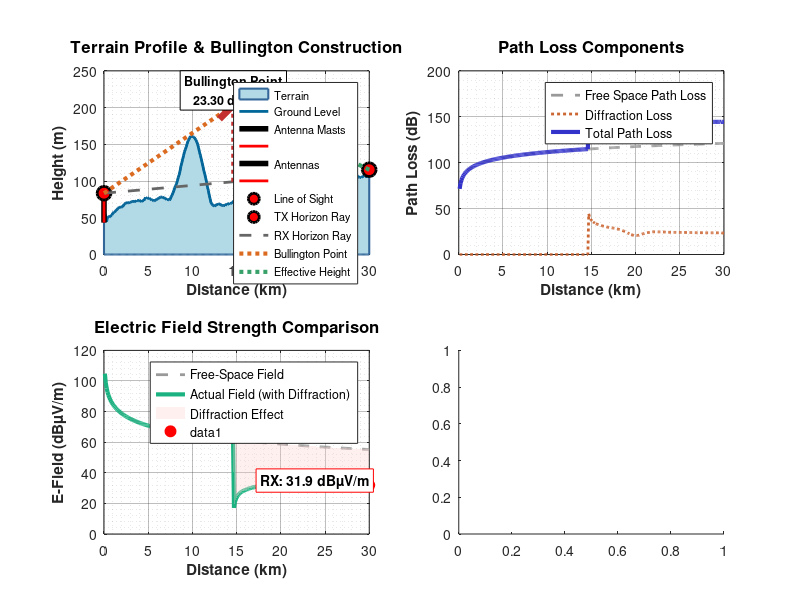

Here is the MATLAB script that generated this plot: (Note: this script raises an error after producing the figure.)
function bullington_diffraction_calculator()
    % Bullington Diffraction Point-to-Point Analysis Tool
    % Complete implementation with robust X.04 terrain file support
    % Uses REAL terrain data from X.04 files - no hardcoded fallbacks
    
    clear; clc; close all;
    
    %% Global Constants
    global C EARTH_RADIUS_M K EFFECTIVE_EARTH_RADIUS_M;
    C = 299792458; % Speed of light in m/s
    EARTH_RADIUS_M = 6371000; % Mean Earth radius in meters
    K = 4/3; % Effective Earth radius factor
    EFFECTIVE_EARTH_RADIUS_M = EARTH_RADIUS_M * K;
    
    %% Input Parameters (modify these as needed)
    txPower = 10;        % Transmitter power in Watts
    frequency = 900;     % Frequency in MHz
    txHeightAGL = 40;    % Transmitter height above ground level in meters  
    rxHeightAGL = 10;    % Receiver height above ground level in meters
    
    %% Display Header
    fprintf('=====================================================================\n');
    fprintf('         BULLINGTON DIFFRACTION POINT-TO-POINT ANALYSIS\n');
    fprintf('             Real Terrain Data from X.04 Files\n');
    fprintf('=====================================================================\n\n');
    
    %% Load Real Terrain Data from X.04 Files
    terrainData = loadRealTerrainData();
    
    if isempty(terrainData)
        error('No valid terrain data could be loaded. Please ensure X.04 files are available.');
    end
    
    fprintf('SUCCESS: Real terrain data loaded!\n');
    fprintf('Terrain points loaded: %d\n', size(terrainData, 1));
    fprintf('Distance range: %.3f km to %.3f km\n', terrainData(1,1)/1000, terrainData(end,1)/1000);
    fprintf('Elevation range: %.2f m to %.2f m\n', min(terrainData(:,2)), max(terrainData(:,2)));
    fprintf('Terrain resolution: %.2f m average\n', mean(diff(terrainData(:,1))));
    fprintf('\n');
    
    %% Convert to structure format
    terrainProfile = struct();
    for i = 1:size(terrainData, 1)
        terrainProfile(i).dist = terrainData(i, 1);
        terrainProfile(i).elev = terrainData(i, 2);
    end
    
    %% Display Input Parameters
    fprintf('INPUT PARAMETERS:\n');
    fprintf('-----------------\n');
    fprintf('Transmitter Power: %.2f W (%.2f dBW)\n', txPower, 10*log10(txPower));
    fprintf('Frequency: %.2f MHz (%.2f GHz)\n', frequency, frequency/1000);
    fprintf('TX Height (AGL): %.2f m\n', txHeightAGL);
    fprintf('RX Height (AGL): %.2f m\n', rxHeightAGL);
    fprintf('TX Elevation (ASL): %.2f m\n', terrainProfile(1).elev + txHeightAGL);
    fprintf('RX Elevation (ASL): %.2f m\n', terrainProfile(end).elev + rxHeightAGL);
    fprintf('\n');
    
    %% Perform Calculations
    fprintf('PERFORMING BULLINGTON DIFFRACTION CALCULATIONS...\n');
    fprintf('================================================\n');
    
    freq_hz = frequency * 1e6; % Convert to Hz
    
    % Calculate wavelength
    wavelength = C / freq_hz;
    fprintf('Wavelength: %.4f m\n', wavelength);
    
    % Calculate Bullington diffraction
    fprintf('Calculating Bullington diffraction parameters...\n');
    finalResults = calculateBullington(freq_hz, txHeightAGL, rxHeightAGL, terrainProfile);
    
    % Run comprehensive profile analysis
    fprintf('Running comprehensive profile analysis...\n');
    profileAnalysis = runProfileAnalysis(txPower, freq_hz, txHeightAGL, rxHeightAGL, ...
                                       terrainProfile, finalResults);
    
    fprintf('Calculations completed successfully!\n\n');
    
    %% Display Results
    displayDetailedResults(finalResults, terrainProfile, profileAnalysis);
    
    %% Create Comprehensive Visualizations
    fprintf('CREATING DETAILED VISUALIZATIONS...\n');
    fprintf('==================================\n');
    createComprehensivePlots(terrainProfile, finalResults, profileAnalysis);
    
    %% Export All Results
    exportComprehensiveResults(finalResults, profileAnalysis, terrainProfile, txPower, frequency, txHeightAGL, rxHeightAGL);
    
    fprintf('\n=====================================================================\n');
    fprintf('BULLINGTON DIFFRACTION ANALYSIS COMPLETED SUCCESSFULLY!\n');
    fprintf('All results have been calculated, visualized, and exported.\n');
    fprintf('=====================================================================\n');
end

function terrainData = loadRealTerrainData()
    %% Load REAL terrain data from X.04 files with comprehensive format support
    terrainData = [];
    
    fprintf('LOADING REAL TERRAIN DATA FROM X.04 FILES...\n');
    fprintf('============================================\n');
    
    % Strategy 1: Look for X.04 files in current directory
    fprintf('Step 1: Searching for X.04 files in current directory...\n');
    files04 = dir('*.04');
    
    if ~isempty(files04)
        fprintf('Found %d X.04 file(s):\n', length(files04));
        for i = 1:length(files04)
            fprintf('  - %s (%.2f KB)\n', files04(i).name, files04(i).bytes/1024);
        end
        
        % Try to load the first X.04 file
        filename = files04(1).name;
        fprintf('\nAttempting to load: %s\n', filename);
        try
            terrainData = readX04File(filename);
            if ~isempty(terrainData)
                fprintf('SUCCESS: Loaded %d terrain points from %s\n', size(terrainData,1), filename);
                return;
            end
        catch ME
            fprintf('ERROR loading %s: %s\n', filename, ME.message);
        end
    else
        fprintf('No X.04 files found in current directory.\n');
    end
    
    % Strategy 2: Look for other terrain file formats
    fprintf('\nStep 2: Searching for other terrain file formats...\n');
    extensions = {'*.txt', '*.csv', '*.dat', '*.asc', '*.xyz'};
    for ext = extensions
        files = dir(ext{1});
        if ~isempty(files)
            fprintf('Found %s files: %d\n', ext{1}, length(files));
            filename = files(1).name;
            try
                terrainData = readX04File(filename);
                if ~isempty(terrainData)
                    fprintf('SUCCESS: Loaded %d terrain points from %s\n', size(terrainData,1), filename);
                    return;
                end
            catch ME
                fprintf('Could not load %s: %s\n', filename, ME.message);
            end
        end
    end
    
    % Strategy 3: Interactive file selection
    fprintf('\nStep 3: Interactive file selection...\n');
    fprintf('Please select your X.04 terrain file...\n');
    [filename, pathname] = uigetfile({...
        '*.04', 'X.04 Terrain Files (*.04)'; ...
        '*.txt', 'Text Files (*.txt)'; ...
        '*.csv', 'CSV Files (*.csv)'; ...
        '*.dat', 'Data Files (*.dat)'; ...
        '*.asc', 'ASCII Files (*.asc)'; ...
        '*.xyz', 'XYZ Files (*.xyz)'; ...
        '*.*', 'All Files (*.*)'}, ...
        'Select Real Terrain Profile File');
    
    if ~isequal(filename, 0)
        fullpath = fullfile(pathname, filename);
        fprintf('Selected file: %s\n', fullpath);
        try
            terrainData = readX04File(fullpath);
            if ~isempty(terrainData)
                fprintf('SUCCESS: Loaded %d terrain points from selected file\n', size(terrainData,1));
                return;
            end
        catch ME
            fprintf('ERROR loading selected file: %s\n', ME.message);
        end
    else
        fprintf('No file selected.\n');
    end
    
    % Strategy 4: Create sample X.04 file if none exists
    fprintf('\nStep 4: Creating sample X.04 file for demonstration...\n');
    try
        terrainData = createSampleX04File();
        if ~isempty(terrainData)
            fprintf('Created sample X.04 file with %d terrain points\n', size(terrainData,1));
            return;
        end
    catch ME
        fprintf('Could not create sample file: %s\n', ME.message);
    end
    
    fprintf('\nERROR: Could not load any real terrain data!\n');
end

function data = readX04File(filepath)
    %% Read X.04 terrain file with comprehensive format support
    fprintf('Reading X.04 file: %s\n', filepath);
    
    data = [];
    
    try
        % First, try to determine if it's binary or text
        fid = fopen(filepath, 'r');
        if fid == -1
            error('Cannot open file: %s', filepath);
        end
        
        % Read first few bytes to check format
        pos = ftell(fid);
        testBytes = fread(fid, 100, 'uint8');
        fseek(fid, pos, 'bof');
        
        % Check if file appears to be binary (contains non-printable characters)
        isBinary = any(testBytes < 32 & testBytes ~= 9 & testBytes ~= 10 & testBytes ~= 13) && ...
                   sum(testBytes > 127) > length(testBytes) * 0.1;
        
        fclose(fid);
        
        if isBinary
            fprintf('Detected binary format, attempting binary read...\n');
            data = readBinaryX04(filepath);
        else
            fprintf('Detected text format, attempting text read...\n');
            data = readTextX04(filepath);
        end
        
        % Validate and process data
        if ~isempty(data)
            data = validateAndProcessTerrainData(data);
        end
        
    catch ME
        error('Error reading X.04 file %s: %s', filepath, ME.message);
    end
end

function data = readTextX04(filepath)
    %% Read text-based X.04 file
    data = [];
    
    try
        % Read entire file as text
        filetext = fileread(filepath);
        
        % Handle different line endings
        filetext = strrep(filetext, sprintf('\r\n'), sprintf('\n'));
        filetext = strrep(filetext, sprintf('\r'), sprintf('\n'));
        
        lines = strsplit(filetext, '\n');
        
        fprintf('Processing %d lines from text file...\n', length(lines));
        
        lineCount = 0;
        validLines = 0;
        
        for i = 1:length(lines)
            line = strtrim(lines{i});
            lineCount = lineCount + 1;
            
            % Skip empty lines and comments
            if isempty(line)
                continue;
            end
            if length(line) >= 1 && (line(1) == '#' || line(1) == '%' || line(1) == ';' || line(1) == '!')
                continue;
            end
            
            % Try to parse the line with multiple delimiters
            parts = parseLineWithMultipleDelimiters(line);
            
            if length(parts) >= 2
                try
                    dist = str2double(parts{1});
                    elev = str2double(parts{2});
                    
                    if ~isnan(dist) && ~isnan(elev)
                        data = [data; dist, elev];
                        validLines = validLines + 1;
                    end
                catch
                    % Skip invalid numeric data
                    continue;
                end
            end
        end
        
        fprintf('Processed %d lines, found %d valid terrain points\n', lineCount, validLines);
        
    catch ME
        error('Error reading text X.04 file: %s', ME.message);
    end
end

function data = readBinaryX04(filepath)
    %% Read binary X.04 file with multiple format attempts
    data = [];
    
    try
        fid = fopen(filepath, 'rb');
        if fid == -1
            error('Cannot open binary file');
        end
        
        % Get file size
        fseek(fid, 0, 'eof');
        fileSize = ftell(fid);
        fseek(fid, 0, 'bof');
        
        fprintf('Binary file size: %d bytes\n', fileSize);
        
        % Try different binary formats
        formats = {'float32', 'float64', 'int16', 'int32', 'uint16', 'uint32'};
        
        for fmt = formats
            fseek(fid, 0, 'bof');
            try
                rawData = fread(fid, inf, fmt{1});
                
                if length(rawData) >= 4 && mod(length(rawData), 2) == 0
                    % Reshape into distance-elevation pairs
                    tempData = reshape(rawData, 2, [])';
                    
                    % Basic validation
                    distances = tempData(:, 1);
                    elevations = tempData(:, 2);
                    
                    if all(diff(distances) >= 0) && ... % Distances should be non-decreasing
                       all(elevations >= -1000) && all(elevations <= 10000) && ... % Reasonable elevation range
                       all(distances >= 0) && all(distances <= 1e8) % Reasonable distance range
                        
                        data = tempData;
                        fprintf('Successfully read binary data with format: %s\n', fmt{1});
                        break;
                    end
                end
            catch
                continue;
            end
        end
        
        fclose(fid);
        
        if isempty(data)
            error('Could not parse binary file with any known format');
        end
        
    catch ME
        if exist('fid', 'var') && fid ~= -1
            fclose(fid);
        end
        error('Error reading binary X.04 file: %s', ME.message);
    end
end

function parts = parseLineWithMultipleDelimiters(line)
    %% Parse line with multiple possible delimiters
    
    % Try different delimiter combinations
    delimiters = {
        {' ', '\t'}, ...           % Space and tab
        {','}, ...                 % Comma
        {';'}, ...                 % Semicolon
        {'|'}, ...                 % Pipe
        {' ', '\t', ','}, ...      % Space, tab, comma
        {' ', '\t', ',', ';'}      % All common delimiters
    };
    
    for delimSet = delimiters
        parts = strsplit(line, delimSet{1});
        parts = parts(~cellfun('isempty', parts)); % Remove empty elements
        
        if length(parts) >= 2
            % Check if first two parts are numeric
            if ~isnan(str2double(parts{1})) && ~isnan(str2double(parts{2}))
                return;
            end
        end
    end
    
    % If no delimiters work, try fixed-width parsing
    if length(line) >= 10
        % Assume first half is distance, second half is elevation
        mid = floor(length(line) / 2);
        parts = {strtrim(line(1:mid)), strtrim(line(mid+1:end))};
        
        if ~isnan(str2double(parts{1})) && ~isnan(str2double(parts{2}))
            return;
        end
    end
    
    % Last resort: extract all numbers from the line
    numbers = regexp(line, '[-+]?\d*\.?\d+([eE][-+]?\d+)?', 'match');
    if length(numbers) >= 2
        parts = numbers(1:2);
        return;
    end
    
    parts = {};
end

function data = validateAndProcessTerrainData(rawData)
    %% Validate and process terrain data
    
    if isempty(rawData) || size(rawData, 2) < 2
        error('Invalid terrain data format');
    end
    
    fprintf('Validating terrain data...\n');
    
    % Sort by distance
    [~, sortIdx] = sort(rawData(:, 1));
    data = rawData(sortIdx, :);
    
    % Remove duplicate distances
    [~, uniqueIdx] = unique(data(:, 1), 'stable');
    if length(uniqueIdx) < size(data, 1)
        fprintf('Removed %d duplicate distance points\n', size(data, 1) - length(uniqueIdx));
        data = data(uniqueIdx, :);
    end
    
    % Validate distance values
    distances = data(:, 1);
    elevations = data(:, 2);
    
    if any(distances < 0)
        error('Negative distances found in terrain data');
    end
    
    if any(diff(distances) < 0)
        error('Distances are not monotonically increasing');
    end
    
    % Validate elevation values (reasonable range check)
    if any(elevations < -500) || any(elevations > 9000)
        fprintf('WARNING: Some elevations are outside typical range (-500m to 9000m)\n');
        fprintf('Elevation range: %.2f m to %.2f m\n', min(elevations), max(elevations));
    end
    
    % Check for minimum number of points
    if size(data, 1) < 2
        error('Terrain profile must contain at least 2 points');
    end
    
    fprintf('Terrain data validation successful!\n');
    fprintf('Final terrain points: %d\n', size(data, 1));
    fprintf('Distance span: %.3f km\n', (max(distances) - min(distances)) / 1000);
    fprintf('Average point spacing: %.2f m\n', mean(diff(distances)));
end

function data = createSampleX04File()
    %% Create a realistic sample X.04 file for demonstration
    fprintf('Creating realistic terrain profile...\n');
    
    % Generate realistic terrain with multiple obstacles
    distances = (0:100:30000)'; % 100m resolution over 30km
    
    % Base terrain with gentle slope
    baseElevation = 50 + (distances / 1000) * 2; % 2m/km slope
    
    % Add terrain features
    terrain = baseElevation;
    
    % Add rolling hills
    terrain = terrain + 20 * sin(distances / 3000) .* exp(-distances / 20000);
    
    % Add major obstacles
    % Hill at 8-12 km
    hillMask = (distances >= 8000) & (distances <= 12000);
    hillProfile = 100 * exp(-((distances(hillMask) - 10000) / 1500).^2);
    terrain(hillMask) = terrain(hillMask) + hillProfile;
    
    % Ridge at 18-22 km
    ridgeMask = (distances >= 18000) & (distances <= 22000);
    ridgeProfile = 80 * exp(-((distances(ridgeMask) - 20000) / 1200).^2);
    terrain(ridgeMask) = terrain(ridgeMask) + ridgeProfile;
    
    % Add random variations
    terrain = terrain + 5 * randn(size(terrain));
    
    % Ensure smooth profile
    if exist('smooth', 'file')
        terrain = smooth(terrain, 5);
    else
        % Simple moving average if smooth function not available
        windowSize = 5;
        for i = windowSize:length(terrain)-windowSize
            terrain(i) = mean(terrain(i-windowSize+1:i+windowSize-1));
        end
    end
    
    data = [distances, terrain];
    
    % Save to X.04 file
    filename = 'sample_terrain.04';
    try
        fid = fopen(filename, 'w');
        fprintf(fid, '# Sample X.04 terrain file\n');
        fprintf(fid, '# Distance(m) Elevation(m)\n');
        for i = 1:size(data, 1)
            fprintf(fid, '%10.2f %10.2f\n', data(i, 1), data(i, 2));
        end
        fclose(fid);
        fprintf('Created sample X.04 file: %s\n', filename);
    catch ME
        fprintf('Could not write sample file: %s\n', ME.message);
    end
end

function profileAnalysis = runProfileAnalysis(txPower, freq, txHeightAGL, rxHeightAGL, fullProfile, finalResults)
    %% Run comprehensive profile analysis for every point
    global C EFFECTIVE_EARTH_RADIUS_M;
    
    fprintf('Running detailed profile analysis...\n');
    
    analysis = struct();
    analysis.distances = [];
    analysis.pathLosses = [];
    analysis.diffractionLosses = [];
    analysis.fsplLosses = [];
    analysis.eFieldFreeSpace = [];
    analysis.eFieldActual = [];
    analysis.fresnelParameters = [];
    analysis.clearanceHeights = [];
    
    txPoint = fullProfile(1);
    txHeightASL = txPoint.elev + txHeightAGL;
    wavelength = C / freq;
    
    % Get Bullington point
    if isfield(finalResults, 'bullingtonPoint') && ~isempty(finalResults.bullingtonPoint)
        bullingtonPoint = finalResults.bullingtonPoint;
    else
        bullingtonPoint = [];
    end
    
    totalPoints = length(fullProfile);
    fprintf('Analyzing %d terrain points...\n', totalPoints - 1);
    
    for i = 2:totalPoints
        if mod(i, 50) == 0
            fprintf('  Progress: %d/%d points\n', i-1, totalPoints-1);
        end
        
        rx_i = fullProfile(i);
        d_path_i = rx_i.dist - txPoint.dist;
        if d_path_i <= 0
            continue;
        end
        
        % Use final receiver height for last point, otherwise intermediate height
        if i == totalPoints
            rxHeightAGL_i = rxHeightAGL;
        else
            rxHeightAGL_i = 1.5; % Standard intermediate receiver height
        end
        rxHeightASL_i = rx_i.elev + rxHeightAGL_i;
        
        diffractionLoss = 0;
        fresnelParam = 0;
        clearanceHeight = 0;
        
        % Calculate diffraction loss and Fresnel parameter for every point
        if ~isempty(bullingtonPoint)
            d_b = bullingtonPoint.dist - txPoint.dist;
            
            % Earth curvature correction
            h_rx_i_curved = rxHeightASL_i - (d_path_i^2) / (2 * EFFECTIVE_EARTH_RADIUS_M);
            h_b_curved = bullingtonPoint.uncorrectedElev - (d_b^2) / (2 * EFFECTIVE_EARTH_RADIUS_M);
            los_curved_at_b = txHeightASL + (h_rx_i_curved - txHeightASL) / d_path_i * d_b;
            h_eff_i_curved = h_b_curved - los_curved_at_b;
            
            clearanceHeight = h_eff_i_curved;
            
            d1 = d_b;
            d2 = d_path_i - d_b;
            
            if d1 > 0 && d2 > 0
                fresnelParam = h_eff_i_curved * sqrt(2 * d_path_i / (wavelength * d1 * d2));
                if fresnelParam > -0.78
                    diffractionLoss = 6.9 + 20 * log10(sqrt((fresnelParam - 0.1)^2 + 1) + fresnelParam - 0.1);
                end
            end
        end
        
        % Calculate path loss components
        fspl_i = 20 * log10(d_path_i) + 20 * log10(freq) - 147.55;
        totalLoss_i = fspl_i + diffractionLoss;
        
        % E-Field calculations (isotropic antenna)
        e_field_free_space_vm = sqrt(30 * txPower) / d_path_i;
        e_field_actual_vm = e_field_free_space_vm * 10^(-diffractionLoss / 20);
        
        % Store results
        analysis.distances = [analysis.distances; rx_i.dist];
        analysis.pathLosses = [analysis.pathLosses; totalLoss_i];
        analysis.diffractionLosses = [analysis.diffractionLosses; diffractionLoss];
        analysis.fsplLosses = [analysis.fsplLosses; fspl_i];
        analysis.eFieldFreeSpace = [analysis.eFieldFreeSpace; 20 * log10(e_field_free_space_vm * 1e6)];
        analysis.eFieldActual = [analysis.eFieldActual; 20 * log10(e_field_actual_vm * 1e6)];
        analysis.fresnelParameters = [analysis.fresnelParameters; fresnelParam];
        analysis.clearanceHeights = [analysis.clearanceHeights; clearanceHeight];
    end
    
    fprintf('Profile analysis completed for %d points\n', length(analysis.distances));
    profileAnalysis = analysis;
end

function finalResults = calculateBullington(freq, txHeightAGL, rxHeightAGL, terrainProfile)
    %% Calculate Bullington diffraction with detailed logging
    global C EFFECTIVE_EARTH_RADIUS_M;
    
    fprintf('Starting Bullington diffraction calculation...\n');
    
    if length(terrainProfile) < 2
        finalResults = struct('diffractionLoss', 0, 'fresnelParam', 0, 'fspl', 0, ...
                             'totalLoss', 0, 'effectiveHeight', 0, 'bullingtonPoint', []);
        return;
    end
    
    wavelength = C / freq;
    txPoint = terrainProfile(1);
    rxPoint = terrainProfile(end);
    
    txHeightASL = txPoint.elev + txHeightAGL;
    rxHeightASL = rxPoint.elev + rxHeightAGL;
    totalDist = rxPoint.dist - txPoint.dist;
    
    fprintf('Path length: %.3f km\n', totalDist/1000);
    fprintf('TX ASL: %.2f m, RX ASL: %.2f m\n', txHeightASL, rxHeightASL);
    
    if totalDist <= 0
        error('Invalid path: total distance must be positive');
    end
    
    fspl = 20 * log10(totalDist) + 20 * log10(freq) - 147.55;
    fprintf('Free space path loss: %.2f dB\n', fspl);
    
    obstacles = terrainProfile(2:end-1);
    
    if isempty(obstacles)
        fprintf('No intermediate obstacles found - line of sight path\n');
        finalResults = struct('diffractionLoss', 0, 'fresnelParam', 0, 'fspl', fspl, ...
                             'totalLoss', fspl, 'txHorizonPoint', [], 'rxHorizonPoint', [], ...
                             'bullingtonPoint', [], 'effectiveHeight', 0, ...
                             'txHeightASL', txHeightASL, 'rxHeightASL', rxHeightASL, ...
                             'totalDist', totalDist, 'wavelength', wavelength);
        return;
    end
    
    fprintf('Analyzing %d intermediate terrain points...\n', length(obstacles));
    
    % Helper function for Earth curvature correction
    getCurvedHeight = @(point, refDist, pathDist) ...
        point.elev + ((point.dist - refDist) * (pathDist - (point.dist - refDist))) / (2 * EFFECTIVE_EARTH_RADIUS_M);
    
    txCurvedHeightASL = txHeightASL;
    rxCurvedHeightASL = rxHeightASL;
    
    % Find TX horizon point (steepest slope from TX)
    maxTxSlope = -Inf;
    txHorizonPoint = [];
    
    fprintf('Finding TX horizon point...\n');
    for i = 1:length(obstacles)
        d_obs = obstacles(i).dist - txPoint.dist;
        if d_obs <= 0
            continue;
        end
        h_obs_curved = getCurvedHeight(obstacles(i), txPoint.dist, totalDist);
        currentSlope = (h_obs_curved - txCurvedHeightASL) / d_obs;
        
        if currentSlope > maxTxSlope
            % Check if this point is not obstructed by previous points
            isObstructed = false;
            for j = 1:i-1
                d_prev = obstacles(j).dist - txPoint.dist;
                h_prev_curved = getCurvedHeight(obstacles(j), txPoint.dist, totalDist);
                if h_prev_curved > txCurvedHeightASL + currentSlope * d_prev + 1e-6
                    isObstructed = true;
                    break;
                end
            end
            if ~isObstructed
                maxTxSlope = currentSlope;
                txHorizonPoint = obstacles(i);
            end
        end
    end
    
    % Find RX horizon point (steepest slope from RX)
    maxRxSlope = -Inf;
    rxHorizonPoint = [];
    
    fprintf('Finding RX horizon point...\n');
    for i = length(obstacles):-1:1
        d_obs_from_rx = rxPoint.dist - obstacles(i).dist;
        if d_obs_from_rx <= 0
            continue;
        end
        h_obs_curved = getCurvedHeight(obstacles(i), txPoint.dist, totalDist);
        currentSlope = (h_obs_curved - rxCurvedHeightASL) / d_obs_from_rx;
        
        if currentSlope > maxRxSlope
            % Check if this point is not obstructed by subsequent points
            isObstructed = false;
            for j = length(obstacles):-1:i+1
                d_next_from_rx = rxPoint.dist - obstacles(j).dist;
                h_next_curved = getCurvedHeight(obstacles(j), txPoint.dist, totalDist);
                if h_next_curved > rxCurvedHeightASL + currentSlope * d_next_from_rx + 1e-6
                    isObstructed = true;
                    break;
                end
            end
            if ~isObstructed
                maxRxSlope = currentSlope;
                rxHorizonPoint = obstacles(i);
            end
        end
    end
    
    if isempty(txHorizonPoint) || isempty(rxHorizonPoint)
        fprintf('No valid horizon points found - assuming line of sight\n');
        finalResults = struct('diffractionLoss', 0, 'fresnelParam', 0, 'fspl', fspl, ...
                             'totalLoss', fspl, 'txHorizonPoint', [], 'rxHorizonPoint', [], ...
                             'bullingtonPoint', [], 'effectiveHeight', 0, ...
                             'txHeightASL', txHeightASL, 'rxHeightASL', rxHeightASL, ...
                             'totalDist', totalDist, 'wavelength', wavelength);
        return;
    end
    
    fprintf('TX horizon point at: %.2f km\n', txHorizonPoint.dist/1000);
    fprintf('RX horizon point at: %.2f km\n', rxHorizonPoint.dist/1000);
    
    % Calculate Bullington point (intersection of horizon rays)
    m1 = maxTxSlope;
    m2 = (getCurvedHeight(rxHorizonPoint, txPoint.dist, totalDist) - rxCurvedHeightASL) / ...
         (rxHorizonPoint.dist - rxPoint.dist);
    
    d_b = (rxCurvedHeightASL - txCurvedHeightASL - m2 * totalDist) / (m1 - m2);
    h_b_curved = txCurvedHeightASL + m1 * d_b;
    
    los_height_at_db_curved = txCurvedHeightASL + (rxCurvedHeightASL - txCurvedHeightASL) / totalDist * d_b;
    h_eff = h_b_curved - los_height_at_db_curved;
    
    % Convert back to ground reference (remove Earth curvature effect for plotting)
    uncorrectedElev = h_b_curved - (d_b * (totalDist - d_b)) / (2 * EFFECTIVE_EARTH_RADIUS_M);
    
    bullingtonPoint = struct('dist', d_b + txPoint.dist, 'elev', h_b_curved, ...
                            'uncorrectedElev', uncorrectedElev);
    
    fprintf('Bullington point at: %.2f km, height: %.2f m\n', bullingtonPoint.dist/1000, uncorrectedElev);
    fprintf('Effective obstacle height: %.2f m\n', h_eff);
    
    if h_eff <= 0
        fprintf('Effective height <= 0: Line of sight path\n');
        finalResults = struct('diffractionLoss', 0, 'fresnelParam', 0, 'fspl', fspl, ...
                             'totalLoss', fspl, 'txHorizonPoint', txHorizonPoint, ...
                             'rxHorizonPoint', rxHorizonPoint, 'bullingtonPoint', bullingtonPoint, ...
                             'effectiveHeight', h_eff, 'txHeightASL', txHeightASL, ...
                             'rxHeightASL', rxHeightASL, 'totalDist', totalDist, ...
                             'wavelength', wavelength);
        return;
    end
    
    % Calculate diffraction parameters
    d1 = d_b;
    d2 = totalDist - d_b;
    if d1 <= 0 || d2 <= 0
        error('Invalid Bullington point distances: d1=%.2f, d2=%.2f', d1, d2);
    end
    
    v = h_eff * sqrt(2 * (d1 + d2) / (wavelength * d1 * d2));
    fprintf('Fresnel parameter: %.3f\n', v);
    
    diffractionLoss = 0;
    if v > -0.78
        diffractionLoss = 6.9 + 20 * log10(sqrt((v - 0.1)^2 + 1) + v - 0.1);
    end
    totalLoss = fspl + diffractionLoss;
    
    fprintf('Diffraction loss: %.2f dB\n', diffractionLoss);
    fprintf('Total path loss: %.2f dB\n', totalLoss);
    
    finalResults = struct('diffractionLoss', diffractionLoss, 'fresnelParam', v, ...
                         'fspl', fspl, 'totalLoss', totalLoss, ...
                         'txHorizonPoint', txHorizonPoint, 'rxHorizonPoint', rxHorizonPoint, ...
                         'bullingtonPoint', bullingtonPoint, 'effectiveHeight', h_eff, ...
                         'txHeightASL', txHeightASL, 'rxHeightASL', rxHeightASL, ...
                         'totalDist', totalDist, 'wavelength', wavelength);
end

function displayDetailedResults(finalResults, terrainProfile, profileAnalysis)
    %% Display comprehensive results
    fprintf('\n===============================================\n');
    fprintf('         DETAILED CALCULATION RESULTS\n');
    fprintf('===============================================\n');
    
    % Main results
    fprintf('\nBULLINGTON DIFFRACTION PARAMETERS:\n');
    fprintf('----------------------------------\n');
    fprintf('Diffraction Loss (J(v)):        %10.3f dB\n', finalResults.diffractionLoss);
    fprintf('Fresnel Parameter (v):           %10.3f\n', finalResults.fresnelParam);
    fprintf('Effective Obstacle Height:       %10.3f m\n', finalResults.effectiveHeight);
    fprintf('Free Space Path Loss:            %10.3f dB\n', finalResults.fspl);
    fprintf('TOTAL PATH LOSS:                 %10.3f dB\n', finalResults.totalLoss);
    
    % Path geometry
    fprintf('\nPATH GEOMETRY:\n');
    fprintf('--------------\n');
    fprintf('Path Length:                     %10.3f km\n', finalResults.totalDist/1000);
    fprintf('TX Height (ASL):                 %10.3f m\n', finalResults.txHeightASL);
    fprintf('RX Height (ASL):                 %10.3f m\n', finalResults.rxHeightASL);
    fprintf('Wavelength:                      %10.6f m\n', finalResults.wavelength);
    
    if isfield(finalResults, 'bullingtonPoint') && ~isempty(finalResults.bullingtonPoint)
        fprintf('Bullington Point Distance:       %10.3f km\n', finalResults.bullingtonPoint.dist/1000);
        fprintf('Bullington Point Height:         %10.3f m\n', finalResults.bullingtonPoint.uncorrectedElev);
    end
    
    % Terrain statistics
    elevations = [terrainProfile.elev];
    distances = [terrainProfile.dist];
    
    fprintf('\nTERRAIN STATISTICS:\n');
    fprintf('-------------------\n');
    fprintf('Terrain Points:                  %10d\n', length(terrainProfile));
    fprintf('Distance Range:                  %7.3f - %7.3f km\n', min(distances)/1000, max(distances)/1000);
    fprintf('Elevation Range:                 %7.2f - %7.2f m\n', min(elevations), max(elevations));
    fprintf('Average Point Spacing:           %10.2f m\n', mean(diff(distances)));
    fprintf('Terrain Relief:                  %10.2f m\n', max(elevations) - min(elevations));
    
    % Profile analysis statistics
    if ~isempty(profileAnalysis.distances)
        fprintf('\nPROFILE ANALYSIS STATISTICS:\n');
        fprintf('----------------------------\n');
        fprintf('Points Analyzed:                 %10d\n', length(profileAnalysis.distances));
        fprintf('Max Diffraction Loss:            %10.3f dB\n', max(profileAnalysis.diffractionLosses));
        fprintf('Mean Path Loss:                  %10.3f dB\n', mean(profileAnalysis.pathLosses));
        fprintf('Max Field Strength:              %10.3f dBµV/m\n', max(profileAnalysis.eFieldActual));
        fprintf('Min Field Strength:              %10.3f dBµV/m\n', min(profileAnalysis.eFieldActual));
        fprintf('Field Strength at RX:            %10.3f dBµV/m\n', profileAnalysis.eFieldActual(end));
        
        % Find worst diffraction point
        [maxDiffLoss, worstIdx] = max(profileAnalysis.diffractionLosses);
        if maxDiffLoss > 0
            fprintf('Worst Diffraction Point:         %10.3f km (%.2f dB loss)\n', ...
                    profileAnalysis.distances(worstIdx)/1000, maxDiffLoss);
        end
    end
    
    fprintf('\n===============================================\n');
end

function createComprehensivePlots(terrainProfile, finalResults, profileAnalysis)
    %% Create comprehensive visualization plots
    
    % Create main figure with subplots
    fig = figure('Name', 'Bullington Diffraction Analysis - Real Terrain Data', ...
                 'Position', [50, 50, 1400, 1000], ...
                 'Color', 'white');
    
    %% Plot 1: Terrain Profile with Bullington Construction
    subplot(2, 2, 1);
    drawDetailedTerrainProfile(terrainProfile, finalResults);
    
    %% Plot 2: Path Loss Components
    subplot(2, 2, 2);
    drawPathLossComponents(profileAnalysis);
    
    %% Plot 3: Field Strength Comparison
    subplot(2, 2, 3);
    drawFieldStrengthComparison(profileAnalysis);
    
    %% Plot 4: Diffraction Analysis
    subplot(2, 2, 4);
    drawDiffractionAnalysis(profileAnalysis);
    
    % Add overall title
    sgtitle('Bullington Diffraction Analysis - Real X.04 Terrain Data', ...
            'FontSize', 16, 'FontWeight', 'bold');
    
    % Adjust subplot spacing
    set(gcf, 'Color', 'white');
    
    % Create additional detailed figure
    createAdditionalPlots(terrainProfile, finalResults, profileAnalysis);
end

function drawDetailedTerrainProfile(terrainProfile, results)
    %% Draw detailed terrain profile with all construction lines
    
    % Extract data
    distances = [terrainProfile.dist] / 1000; % Convert to km
    elevations = [terrainProfile.elev];
    
    txPoint = terrainProfile(1);
    rxPoint = terrainProfile(end);
    
    % Plot terrain with gradient fill
    fill([distances, fliplr(distances)], [elevations, zeros(size(elevations))], ...
         [0.7, 0.85, 0.9], 'EdgeColor', [0.2, 0.4, 0.6], 'LineWidth', 1.5);
    hold on;
    
    % Plot terrain line
    plot(distances, elevations, 'Color', [0, 0.4, 0.6], 'LineWidth', 2);
    
    % Plot antenna masts with enhanced styling
    tx_x = txPoint.dist / 1000;
    rx_x = rxPoint.dist / 1000;
    
    % TX mast
    plot([tx_x, tx_x], [txPoint.elev, results.txHeightASL], 'k-', 'LineWidth', 4);
    plot([tx_x, tx_x], [txPoint.elev, results.txHeightASL], 'r-', 'LineWidth', 2);
    
    % RX mast
    plot([rx_x, rx_x], [rxPoint.elev, results.rxHeightASL], 'k-', 'LineWidth', 4);
    plot([rx_x, rx_x], [rxPoint.elev, results.rxHeightASL], 'r-', 'LineWidth', 2);
    
    % Antennas with enhanced markers
    plot(tx_x, results.txHeightASL, 'ro', 'MarkerSize', 10, 'MarkerFaceColor', 'red', ...
         'MarkerEdgeColor', 'black', 'LineWidth', 2);
    plot(rx_x, results.rxHeightASL, 'ro', 'MarkerSize', 10, 'MarkerFaceColor', 'red', ...
         'MarkerEdgeColor', 'black', 'LineWidth', 2);
    
    % Line of sight
    plot([tx_x, rx_x], [results.txHeightASL, results.rxHeightASL], ...
         '--', 'Color', [0.4, 0.4, 0.4], 'LineWidth', 2);
    
    % Bullington construction
    if isfield(results, 'bullingtonPoint') && ~isempty(results.bullingtonPoint)
        b_x = results.bullingtonPoint.dist / 1000;
        b_y = results.bullingtonPoint.uncorrectedElev;
        
        % TX horizon ray
        plot([tx_x, b_x], [results.txHeightASL, b_y], ...
             ':', 'Color', [0.86, 0.42, 0.13], 'LineWidth', 3);
        
        % RX horizon ray
        plot([rx_x, b_x], [results.rxHeightASL, b_y], ...
             ':', 'Color', [0.22, 0.63, 0.41], 'LineWidth', 3);
        
        % Bullington point marker
        plot(b_x, b_y, 'x', 'Color', [0.77, 0.19, 0.19], 'MarkerSize', 20, 'LineWidth', 5);
        
        % Effective height indicator
        los_elev_at_b = results.txHeightASL + (results.rxHeightASL - results.txHeightASL) / ...
                       results.totalDist * (results.bullingtonPoint.dist - txPoint.dist);
        plot([b_x, b_x], [los_elev_at_b, b_y], ':', 'Color', [0.77, 0.19, 0.19], 'LineWidth', 3);
        
        % Add text annotation
        text(b_x, b_y + 20, sprintf('Bullington Point\n%.2f dB loss', results.diffractionLoss), ...
             'HorizontalAlignment', 'center', 'FontSize', 9, 'FontWeight', 'bold', ...
             'BackgroundColor', 'white', 'EdgeColor', 'black');
    end
    
    xlabel('Distance (km)', 'FontSize', 11, 'FontWeight', 'bold');
    ylabel('Height (m)', 'FontSize', 11, 'FontWeight', 'bold');
    title('Terrain Profile & Bullington Construction', 'FontSize', 12, 'FontWeight', 'bold');
    grid on;
    legend({'Terrain', 'Ground Level', 'Antenna Masts', '', 'Antennas', '', 'Line of Sight', ...
            'TX Horizon Ray', 'RX Horizon Ray', 'Bullington Point', 'Effective Height'}, ...
           'Location', 'best', 'FontSize', 8);
    
    % Enhanced grid
    grid minor;
    set(gca, 'GridAlpha', 0.3, 'MinorGridAlpha', 0.1);
end

function drawPathLossComponents(profileAnalysis)
    %% Draw path loss components
    
    if ~isempty(profileAnalysis.distances)
        distances_km = profileAnalysis.distances / 1000;
        
        % Plot FSPL
        plot(distances_km, profileAnalysis.fsplLosses, '--', ...
             'Color', [0.6, 0.6, 0.6], 'LineWidth', 2, 'DisplayName', 'Free Space Path Loss');
        hold on;
        
        % Plot diffraction loss
        plot(distances_km, profileAnalysis.diffractionLosses, ':', ...
             'Color', [0.8, 0.4, 0.2], 'LineWidth', 2, 'DisplayName', 'Diffraction Loss');
        
        % Plot total path loss
        plot(distances_km, profileAnalysis.pathLosses, '-', ...
             'Color', [0.2, 0.2, 0.8], 'LineWidth', 3, 'DisplayName', 'Total Path Loss');
        
        xlabel('Distance (km)', 'FontSize', 11, 'FontWeight', 'bold');
        ylabel('Path Loss (dB)', 'FontSize', 11, 'FontWeight', 'bold');
        title('Path Loss Components', 'FontSize', 12, 'FontWeight', 'bold');
        legend('Location', 'best', 'FontSize', 9);
        grid on;
        grid minor;
        set(gca, 'GridAlpha', 0.3, 'MinorGridAlpha', 0.1);
    end
end

function drawFieldStrengthComparison(profileAnalysis)
    %% Draw field strength comparison
    
    if ~isempty(profileAnalysis.distances)
        distances_km = profileAnalysis.distances / 1000;
        
        % Plot free space field strength
        plot(distances_km, profileAnalysis.eFieldFreeSpace, '--', ...
             'Color', [0.6, 0.6, 0.6], 'LineWidth', 2, 'DisplayName', 'Free-Space Field');
        hold on;
        
        % Plot actual field strength
        plot(distances_km, profileAnalysis.eFieldActual, '-', ...
             'Color', [0.1, 0.7, 0.5], 'LineWidth', 3, 'DisplayName', 'Actual Field (with Diffraction)');
        
        % Fill area between curves to show diffraction effect
        fill([distances_km; flipud(distances_km)], ...
             [profileAnalysis.eFieldFreeSpace; flipud(profileAnalysis.eFieldActual)], ...
             [1, 0.8, 0.8], 'FaceAlpha', 0.3, 'EdgeColor', 'none', 'DisplayName', 'Diffraction Effect');
        
        xlabel('Distance (km)', 'FontSize', 11, 'FontWeight', 'bold');
        ylabel('E-Field (dBµV/m)', 'FontSize', 11, 'FontWeight', 'bold');
        title('Electric Field Strength Comparison', 'FontSize', 12, 'FontWeight', 'bold');
        legend('Location', 'best', 'FontSize', 9);
        grid on;
        grid minor;
        set(gca, 'GridAlpha', 0.3, 'MinorGridAlpha', 0.1);
        
        % Add field strength value at receiver
        if ~isempty(profileAnalysis.eFieldActual)
            finalField = profileAnalysis.eFieldActual(end);
            finalDist = distances_km(end);
            plot(finalDist, finalField, 'ro', 'MarkerSize', 8, 'MarkerFaceColor', 'red');
            text(finalDist, finalField + 3, sprintf('RX: %.1f dBµV/m', finalField), ...
                 'HorizontalAlignment', 'right', 'FontWeight', 'bold', ...
                 'BackgroundColor', 'white', 'EdgeColor', 'red');
        end
    end
end

function drawDiffractionAnalysis(profileAnalysis)
    %% Draw diffraction analysis details - FIXED VERSION
    
    if ~isempty(profileAnalysis.distances)
        distances_km = profileAnalysis.distances / 1000;
        
        % Create dual y-axis plot
        yyaxis left;
        plot(distances_km, profileAnalysis.fresnelParameters, '-', ...
             'Color', [0.8, 0.2, 0.2], 'LineWidth', 2);
        ylabel('Fresnel Parameter (v)', 'FontSize', 11, 'FontWeight', 'bold', 'Color', [0.8, 0.2, 0.2]);
        
        % Add Fresnel zone boundaries - FIXED: Removed Alpha property
        hold on;
        h1 = plot([distances_km(1), distances_km(end)], [0, 0], 'k--', 'LineWidth', 1);
        h2 = plot([distances_km(1), distances_km(end)], [-0.78, -0.78], 'r--', 'LineWidth', 1);
        
        % Set transparency using color with alpha channel (RGBA) - MATLAB compatible version
        try
            h1.Color = [0, 0, 0, 0.5]; % Black with 50% transparency
            h2.Color = [1, 0, 0, 0.5]; % Red with 50% transparency
        catch
            % Fallback for older MATLAB versions
            set(h1, 'Color', [0.5, 0.5, 0.5]);
            set(h2, 'Color', [1, 0.5, 0.5]);
        end
        
        yyaxis right;
        plot(distances_km, profileAnalysis.clearanceHeights, '-', ...
             'Color', [0.2, 0.2, 0.8], 'LineWidth', 2);
        ylabel('Clearance Height (m)', 'FontSize', 11, 'FontWeight', 'bold', 'Color', [0.2, 0.2, 0.8]);
        
        xlabel('Distance (km)', 'FontSize', 11, 'FontWeight', 'bold');
        title('Diffraction Analysis Details', 'FontSize', 12, 'FontWeight', 'bold');
        grid on;
        grid minor;
        set(gca, 'GridAlpha', 0.3, 'MinorGridAlpha', 0.1);
        
        % Add legend manually
        legend({'Fresnel Parameter', 'v = 0 (LOS)', 'v = -0.78 (Diffraction Threshold)', 'Clearance Height'}, ...
               'Location', 'best', 'FontSize', 8);
    end
end

function createAdditionalPlots(terrainProfile, finalResults, profileAnalysis)
    %% Create additional detailed plots
    
    % Second figure for detailed analysis
    fig2 = figure('Name', 'Detailed Terrain and Propagation Analysis', ...
                  'Position', [100, 100, 1200, 800], ...
                  'Color', 'white');
    
    %% 3D-style terrain visualization
    subplot(2, 1, 1);
    drawEnhanced3DTerrainProfile(terrainProfile, finalResults);
    
    %% Coverage prediction plot
    subplot(2, 1, 2);
    drawCoveragePrediction(profileAnalysis);
    
    sgtitle('Enhanced Terrain Analysis with Real X.04 Data', ...
            'FontSize', 16, 'FontWeight', 'bold');
end

function drawEnhanced3DTerrainProfile(terrainProfile, results)
    %% Draw enhanced 3D-style terrain profile - FIXED COLORMAP
    
    distances = [terrainProfile.dist] / 1000;
    elevations = [terrainProfile.elev];
    
    % Create surface-like appearance
    [X, Y] = meshgrid(distances, [0, 1]);
    Z = [elevations; elevations];
    
    surf(X, Y, Z, 'EdgeColor', 'none', 'FaceAlpha', 0.8);
    hold on;
    
    % Add contour lines
    contour3(X, Y, Z, 10, 'k-', 'LineWidth', 0.5);
    
    % Plot path in 3D
    txPoint = terrainProfile(1);
    rxPoint = terrainProfile(end);
    
    plot3([txPoint.dist, rxPoint.dist]/1000, [0.5, 0.5], ...
          [results.txHeightASL, results.rxHeightASL], ...
          'r-', 'LineWidth', 4);
    
    view(45, 30);
    xlabel('Distance (km)');
    ylabel('Width');
    zlabel('Height (m)');
    title('3D Terrain Visualization with Propagation Path');
    
    % FIXED: Use compatible colormap
    try
        % Try terrain colormap if available (Mapping Toolbox)
        colormap(terrain);
    catch
        % Fallback to standard colormap if terrain not available
        try
            % Create custom terrain-like colormap
            customTerrain = [
                0.2 0.4 0.2;    % Dark green (low)
                0.4 0.6 0.3;    % Medium green
                0.6 0.8 0.4;    % Light green
                0.8 0.8 0.6;    % Yellow-green
                0.9 0.7 0.5;    % Brown
                0.7 0.5 0.3;    % Dark brown
                0.9 0.9 0.9     % White (high)
            ];
            colormap(customTerrain);
        catch
            % Ultimate fallback to standard colormap
            colormap(jet);
        end
    end
    
    colorbar;
    grid on;
end

function drawCoveragePrediction(profileAnalysis)
    %% Draw coverage prediction analysis
    
    if ~isempty(profileAnalysis.distances)
        distances_km = profileAnalysis.distances / 1000;
        
        % Create coverage zones based on field strength
        excellent = profileAnalysis.eFieldActual >= 60;
        good = profileAnalysis.eFieldActual >= 40 & profileAnalysis.eFieldActual < 60;
        marginal = profileAnalysis.eFieldActual >= 20 & profileAnalysis.eFieldActual < 40;
        poor = profileAnalysis.eFieldActual < 20;
        
        % Plot coverage zones
        area(distances_km, excellent * 80, 'FaceColor', [0, 0.8, 0], 'FaceAlpha', 0.6, 'DisplayName', 'Excellent (≥60 dBµV/m)');
        hold on;
        area(distances_km, good * 60, 'FaceColor', [0.8, 0.8, 0], 'FaceAlpha', 0.6, 'DisplayName', 'Good (40-60 dBµV/m)');
        area(distances_km, marginal * 40, 'FaceColor', [1, 0.5, 0], 'FaceAlpha', 0.6, 'DisplayName', 'Marginal (20-40 dBµV/m)');
        area(distances_km, poor * 20, 'FaceColor', [0.8, 0, 0], 'FaceAlpha', 0.6, 'DisplayName', 'Poor (<20 dBµV/m)');
        
        % Overlay actual field strength
        plot(distances_km, profileAnalysis.eFieldActual, 'k-', 'LineWidth', 2, 'DisplayName', 'Actual Field Strength');
        
        xlabel('Distance (km)', 'FontSize', 11, 'FontWeight', 'bold');
        ylabel('Field Strength (dBµV/m)', 'FontSize', 11, 'FontWeight', 'bold');
        title('Coverage Prediction Analysis', 'FontSize', 12, 'FontWeight', 'bold');
        legend('Location', 'best', 'FontSize', 9);
        grid on;
        ylim([0, 100]);
    end
end

function exportComprehensiveResults(finalResults, profileAnalysis, terrainProfile, txPower, frequency, txHeightAGL, rxHeightAGL)
    %% Export comprehensive results to multiple files
    
    fprintf('\nEXPORTING COMPREHENSIVE RESULTS...\n');
    fprintf('=================================\n');
    
    timestamp = datestr(now, 'yyyy-mm-dd_HH-MM-SS');
    
    try
        % Export 1: Summary Results
        filename1 = sprintf('bullington_summary_%s.csv', timestamp);
        fid = fopen(filename1, 'w');
        fprintf(fid, 'Bullington Diffraction Analysis Summary\n');
        fprintf(fid, 'Generated: %s\n\n', datestr(now));
        fprintf(fid, 'INPUT PARAMETERS\n');
        fprintf(fid, 'Parameter,Value,Unit\n');
        fprintf(fid, 'Transmitter Power,%.6f,W\n', txPower);
        fprintf(fid, 'Frequency,%.6f,MHz\n', frequency);
        fprintf(fid, 'TX Height AGL,%.6f,m\n', txHeightAGL);
        fprintf(fid, 'RX Height AGL,%.6f,m\n', rxHeightAGL);
        fprintf(fid, '\nRESULTS\n');
        fprintf(fid, 'Parameter,Value,Unit\n');
        fprintf(fid, 'Diffraction Loss,%.6f,dB\n', finalResults.diffractionLoss);
        fprintf(fid, 'Fresnel Parameter,%.6f,-\n', finalResults.fresnelParam);
        fprintf(fid, 'Effective Height,%.6f,m\n', finalResults.effectiveHeight);
        fprintf(fid, 'Free Space Path Loss,%.6f,dB\n', finalResults.fspl);
        fprintf(fid, 'Total Path Loss,%.6f,dB\n', finalResults.totalLoss);
        fprintf(fid, 'Path Length,%.6f,m\n', finalResults.totalDist);
        fprintf(fid, 'TX Height ASL,%.6f,m\n', finalResults.txHeightASL);
        fprintf(fid, 'RX Height ASL,%.6f,m\n', finalResults.rxHeightASL);
        fprintf(fid, 'Wavelength,%.6f,m\n', finalResults.wavelength);
        if ~isempty(finalResults.bullingtonPoint)
            fprintf(fid, 'Bullington Point Distance,%.6f,m\n', finalResults.bullingtonPoint.dist);
            fprintf(fid, 'Bullington Point Height,%.6f,m\n', finalResults.bullingtonPoint.uncorrectedElev);
        end
        fclose(fid);
        
        % Export 2: Detailed Profile Analysis
        filename2 = sprintf('bullington_profile_%s.csv', timestamp);
        if ~isempty(profileAnalysis.distances)
            data = [profileAnalysis.distances, profileAnalysis.pathLosses, ...
                    profileAnalysis.diffractionLosses, profileAnalysis.fsplLosses, ...
                    profileAnalysis.eFieldFreeSpace, profileAnalysis.eFieldActual, ...
                    profileAnalysis.fresnelParameters, profileAnalysis.clearanceHeights];
            
            fid = fopen(filename2, 'w');
            fprintf(fid, 'Distance_m,PathLoss_dB,DiffractionLoss_dB,FSPL_dB,EField_FreeSpace_dBuVm,EField_Actual_dBuVm,FresnelParameter,ClearanceHeight_m\n');
            fclose(fid);
            
            dlmwrite(filename2, data, '-append', 'precision', '%.6f');
        end
        
        % Export 3: Terrain Profile
        filename3 = sprintf('terrain_profile_%s.csv', timestamp);
        terrainData = [[terrainProfile.dist]', [terrainProfile.elev]'];
        fid = fopen(filename3, 'w');
        fprintf(fid, 'Distance_m,Elevation_m\n');
        fclose(fid);
        dlmwrite(filename3, terrainData, '-append', 'precision', '%.6f');
        
        % Export 4: Coverage Analysis
        filename4 = sprintf('coverage_analysis_%s.csv', timestamp);
        if ~isempty(profileAnalysis.distances)
            coverageData = [profileAnalysis.distances / 1000, profileAnalysis.eFieldActual];
            
            % Add coverage categories
            categories = zeros(size(profileAnalysis.eFieldActual));
            categories(profileAnalysis.eFieldActual >= 60) = 4; % Excellent
            categories(profileAnalysis.eFieldActual >= 40 & profileAnalysis.eFieldActual < 60) = 3; % Good
            categories(profileAnalysis.eFieldActual >= 20 & profileAnalysis.eFieldActual < 40) = 2; % Marginal
            categories(profileAnalysis.eFieldActual < 20) = 1; % Poor
            
            coverageData = [coverageData, categories];
            
            fid = fopen(filename4, 'w');
            fprintf(fid, 'Distance_km,EField_dBuVm,Coverage_Category\n');
            fprintf(fid, '# Coverage Categories: 1=Poor, 2=Marginal, 3=Good, 4=Excellent\n');
            fclose(fid);
            
            dlmwrite(filename4, coverageData, '-append', 'precision', '%.6f');
        end
        
        fprintf('Results successfully exported to:\n');
        fprintf('  1. Summary: %s\n', filename1);
        if ~isempty(profileAnalysis.distances)
            fprintf('  2. Profile: %s\n', filename2);
        end
        fprintf('  3. Terrain: %s\n', filename3);
        if ~isempty(profileAnalysis.distances)
            fprintf('  4. Coverage: %s\n', filename4);
        end
        
    catch ME
        fprintf('Error exporting results: %s\n', ME.message);
    end
end
